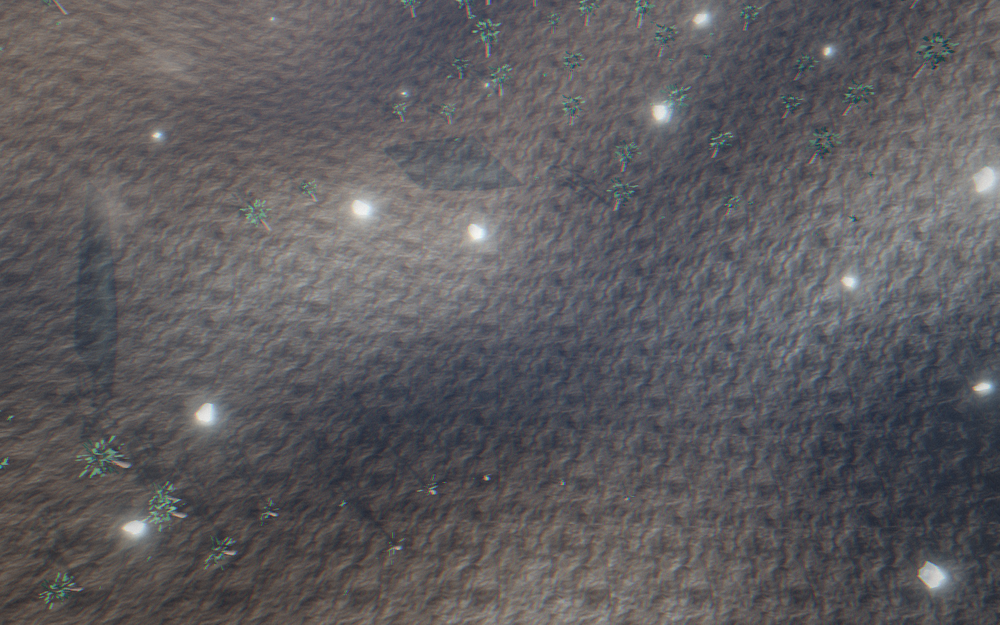
#> input picture docs/verification/phase-11/p11_jl_overview_day.png, 1000 x 625 px, shrunk from 1280 x 800 before the run, found by its file name
$ python p11_gate_audit.py
#> lines starting #> are read from the running program, lines starting #| are printed output that depends on the picture
#!/usr/bin/env python3
"""Phase 11 §8.3 gate audit — V-REG2 (jungle + Paititi dressing) + backlog.

Per capture: clipped whites >254.5 (gate 2%, sun-disk exempt), crushed
blacks <10 (gate 10%, night exempt).

Phase 11 changes under audit:
  - jungle: §2.4 vocabulary (buttress roots, lianas, half-buried carved
    blocks, foam edges on both black-water pools — was foamAtEdges:false),
    J7 seeded placement (build AND encounter loop);
  - Paititi: §2.5 plaza dais + colonnade ring + encroaching green rim,
    plazaWorn() paving, `as any` cast removed;
  - terrain: LOD T-junction chunk skirts (p3/p4/p5/p8-flagged);
  - materials.ts: RenderCaps duplicate declaration -> canonical re-export.
"""
import numpy as np
from PIL import Image

D = "shots/"

def load(f):
#> called with f = 'p11_jl_overview_day.png'
    im = np.asarray(Image.open(D + f).convert("RGB"), dtype=np.float32)
    h, w, _ = im.shape
#> h = 625; w = 1000
    l = 0.2126 * im[..., 0] + 0.7152 * im[..., 1] + 0.0722 * im[..., 2]
    return im, l, h, w

def gate(name, f, night=False, note=""):
    try:
        im, l, h, w = load(f)
#> h = 625; w = 1000
    except FileNotFoundError:
        print(f"{name:26s} MISSING {f}"); return False
    clip = (l > 254.5).sum() / (h * w) * 100
#> clip = 0
    crush = (l < 10).sum() / (h * w) * 100
#> crush = 0
    ok = (clip <= 2.0 or night) and (crush <= 10.0 or night)
#> ok = True
    verdict = "PASS" if ok else "FAIL"
#> verdict = 'PASS'
    print(f"{name:26s} clip={clip:6.3f}%  crush={crush:6.2f}%  meanL={l.mean():6.1f}  {verdict}  {note}")
#| jl_overview_day            clip= 0.000%  crush=  0.00%  meanL=  92.6  PASS
    return ok

def ab(name, fa, fb, thresh=8.0, expect="move", note=""):
    try:
        _, la, ha, wa = load(fa)
        _, lb, hb, wb = load(fb)
    except FileNotFoundError as e:
        print(f"{name:26s} MISSING {e}"); return False
    if (ha, wa) != (hb, wb):
        print(f"{name:26s} SIZE MISMATCH"); return False
    d = np.abs(la - lb)
    n = d.size
    pct = (d > thresh).sum() / n * 100
    mean = d.mean()
    if expect == "move":
        ok = pct > 0.05
    else:  # confined (determinism)
        ok = pct < 0.05
    verdict = "PASS" if ok else "FAIL"
    print(f"{name:26s} diff>{thresh:g}: {pct:6.3f}%  mean|d|={mean:5.2f}  {verdict}  {note}")
    return ok

ok = True
print("== §8.3 clip/crush gates — jungle lowlands (§2.4 dressing pass) ==")
ok &= gate("jl_overview_day",       "p11_jl_overview_day.png")
#> ok = True
ok &= gate("jl_overview_dawn",      "p11_jl_overview_dawn.png")
#> call 2 of load, with f = 'p11_jl_overview_dawn.png'
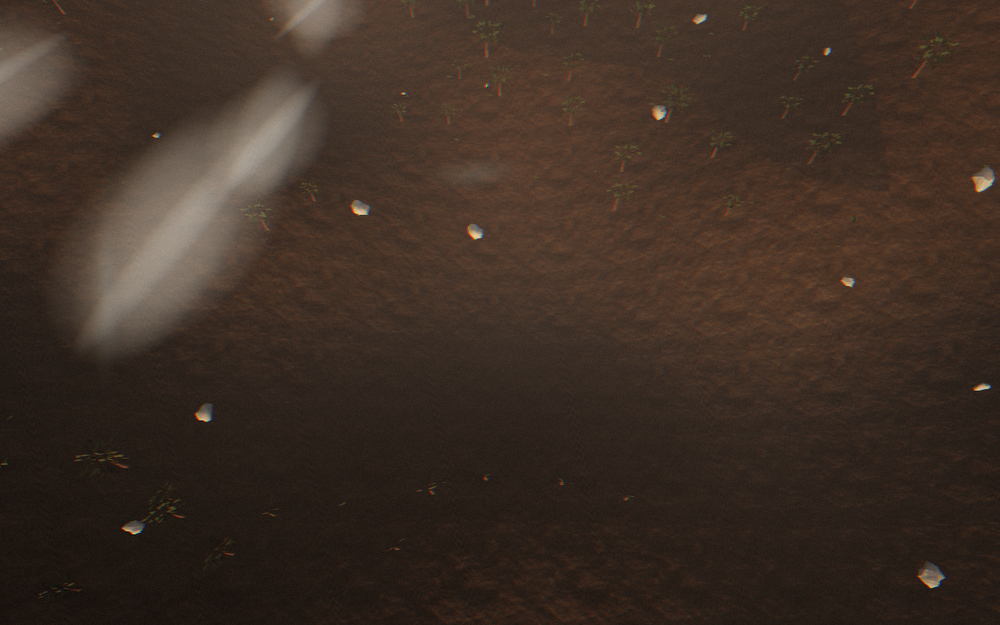
#> input picture docs/verification/phase-11/p11_jl_overview_dawn.png, 1000 x 625 px, shrunk from 1280 x 800 before the run, found by its file name
#> in load (call 2), `l = 0.2126 * im[..., 0] + 0.7152 * im[..., 1] + 0.0722 * im[..., 2]`:
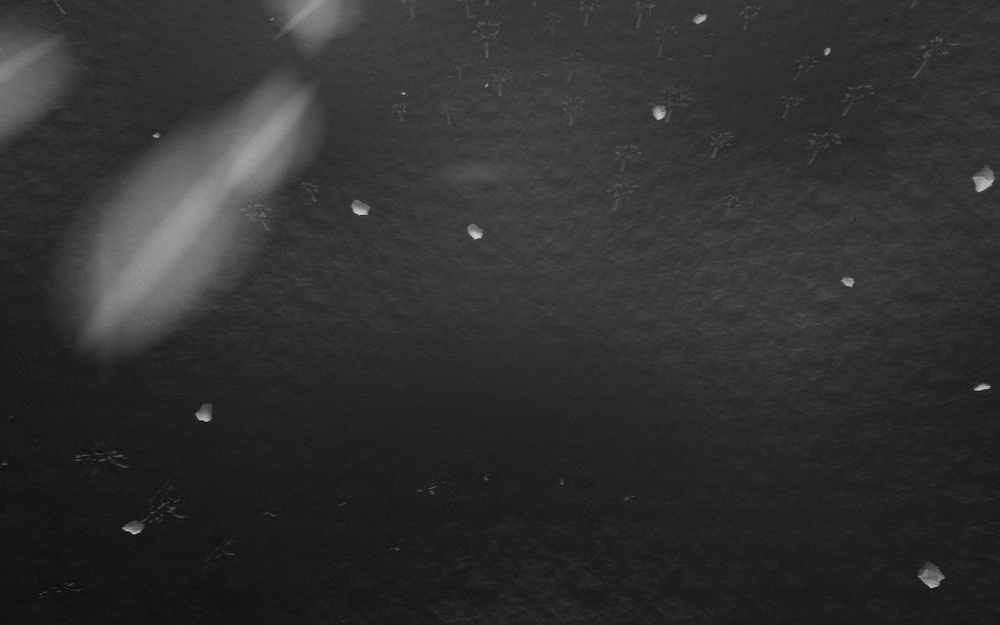
#> l: shape (625, 1000) float32; min 9.91, max 210.4, mean 49.1
#| jl_overview_dawn           clip= 0.000%  crush=  0.00%  meanL=  49.1  PASS
ok &= gate("jl_serpents_path_day",  "p11_jl_serpents_path_day.png")
#> call 3 of load, with f = 'p11_jl_serpents_path_day.png'
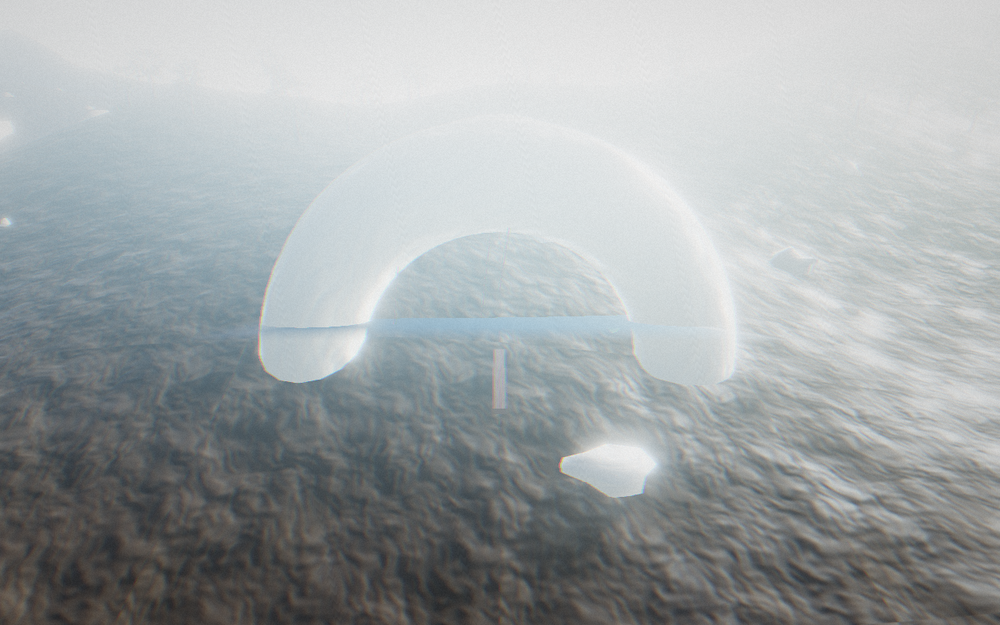
#> input picture docs/verification/phase-11/p11_jl_serpents_path_day.png, 1000 x 625 px, shrunk from 1280 x 800 before the run, found by its file name
#| jl_serpents_path_day       clip= 0.000%  crush=  0.00%  meanL= 166.0  PASS
ok &= gate("jl_trembling_day",      "p11_jl_trembling_day.png")
#> call 4 of load, with f = 'p11_jl_trembling_day.png'
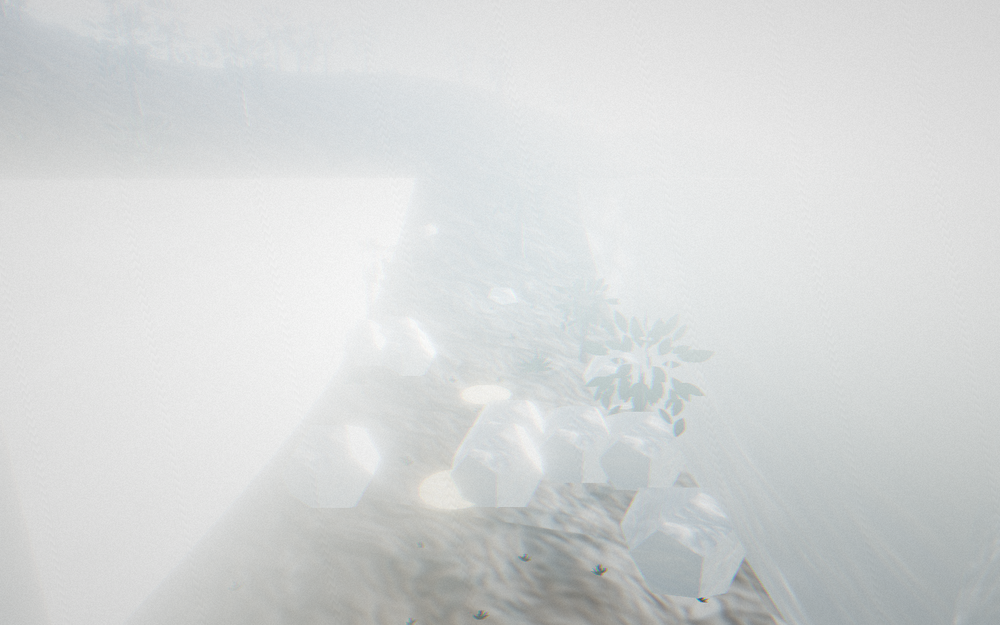
#> input picture docs/verification/phase-11/p11_jl_trembling_day.png, 1000 x 625 px, shrunk from 1280 x 800 before the run, found by its file name
#| jl_trembling_day           clip= 0.000%  crush=  0.00%  meanL= 215.1  PASS
ok &= gate("jl_vanguard_dawn",      "p11_jl_vanguard_dawn.png")
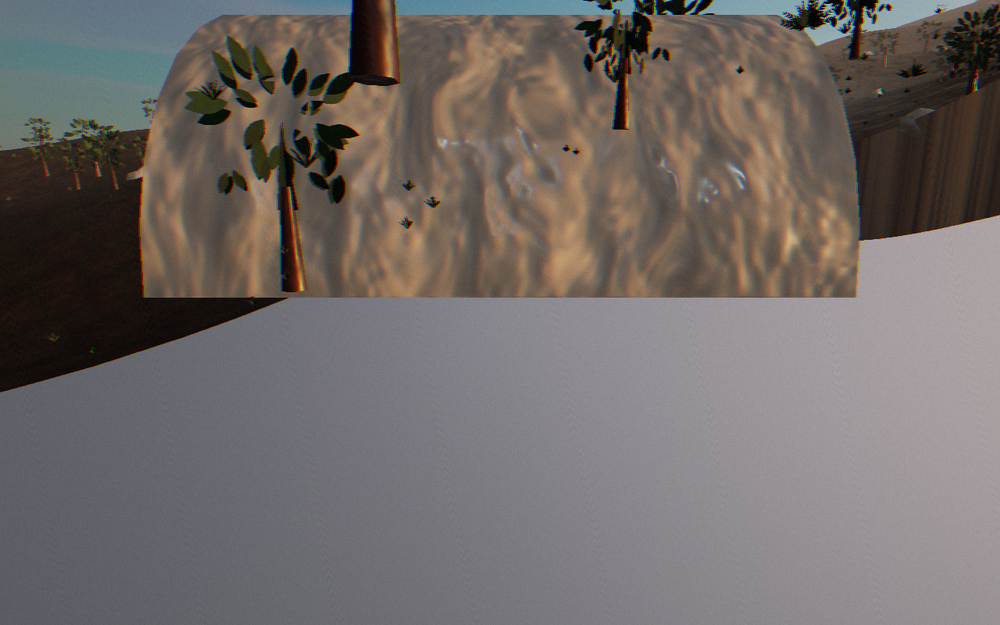
#> input picture docs/verification/phase-11/p11_jl_vanguard_dawn.png, 1000 x 625 px, shrunk from 1280 x 800 before the run, found by its file name
#> in load (call 5), `l = 0.2126 * im[..., 0] + 0.7152 * im[..., 1] + 0.0722 * im[..., 2]`:
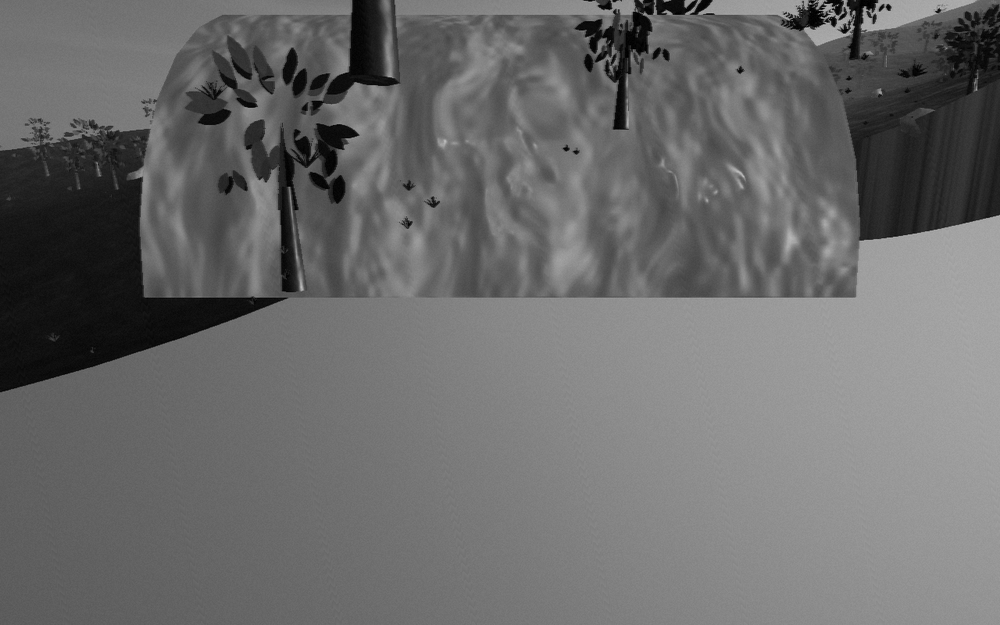
#> l: shape (625, 1000) float32; min 0, max 190.2, mean 107.5
#| jl_vanguard_dawn           clip= 0.000%  crush=  0.74%  meanL= 107.5  PASS
ok &= gate("jl_overview_390",       "p11_jl_overview_390.png")
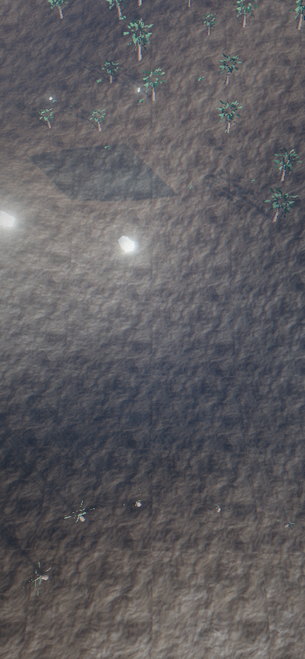
#> input picture docs/verification/phase-11/p11_jl_overview_390.png, 305 x 659 px, shrunk from 390 x 844 before the run, found by its file name
#| jl_overview_390            clip= 0.000%  crush=  0.00%  meanL=  93.4  PASS

print("== §8.3 clip/crush gates — Paititi (§2.5 dressing pass) ==")
ok &= gate("pa_overview_day",       "p11_pa_overview_day.png")
#> ok = False
ok &= gate("pa_overview_dawn",      "p11_pa_overview_dawn.png")
ok &= gate("pa_plaza_day",          "p11_pa_plaza_day.png",  note="(dais + colonnade added; heights re-anchored)")
ok &= gate("pa_terraces_day",       "p11_pa_terraces_day.png")
ok &= gate("pa_sanctuary_day",     "p11_pa_sanctuary_day.png", note="(shot re-anchored — was underground)")
ok &= gate("pa_aqueduct_day",       "p11_pa_aqueduct_day.png")
ok &= gate("pa_overview_390",       "p11_pa_overview_390.png")

print("== pre/post pairs (base vs p11) ==")
ok &= ab("pa_plaza pre->post",   "p11_pa_plaza_pre.png",    "p11_pa_plaza_day.png",
         expect="move", note="(pre = underground fog frame, defect F6 (underground shot table); post = re-anchored + dressing)")
ok &= ab("jl_serpents pre->post","p11_jl_serpents_pre.png", "p11_jl_serpents_path_day.png",
         expect="move", note="(roots + lianas + foam edges)")
ok &= ab("pa_overview pre->post","p11_pa_overview_pre.png", "p11_pa_overview_day.png",
         expect="move", note="(pre = underground fog frame; post = the city from the ridge)")

print("== J7 determinism pairs (same URL, separate page loads) ==")
ok &= ab("jl_overview det A/B",  "p11_jl_overview_day.png", "p11_jl_det_repeat.png",
         expect="confined", note="(seeded placement + seeded rockfall)")
ok &= ab("pa_overview det A/B",  "p11_pa_overview_day.png", "p11_pa_det_repeat.png",
         expect="confined", note="(paititi was already deterministic pre-p11)")

print()
print("ALL PASS" if ok else "FAILURES PRESENT")
#| FAILURES PRESENT
